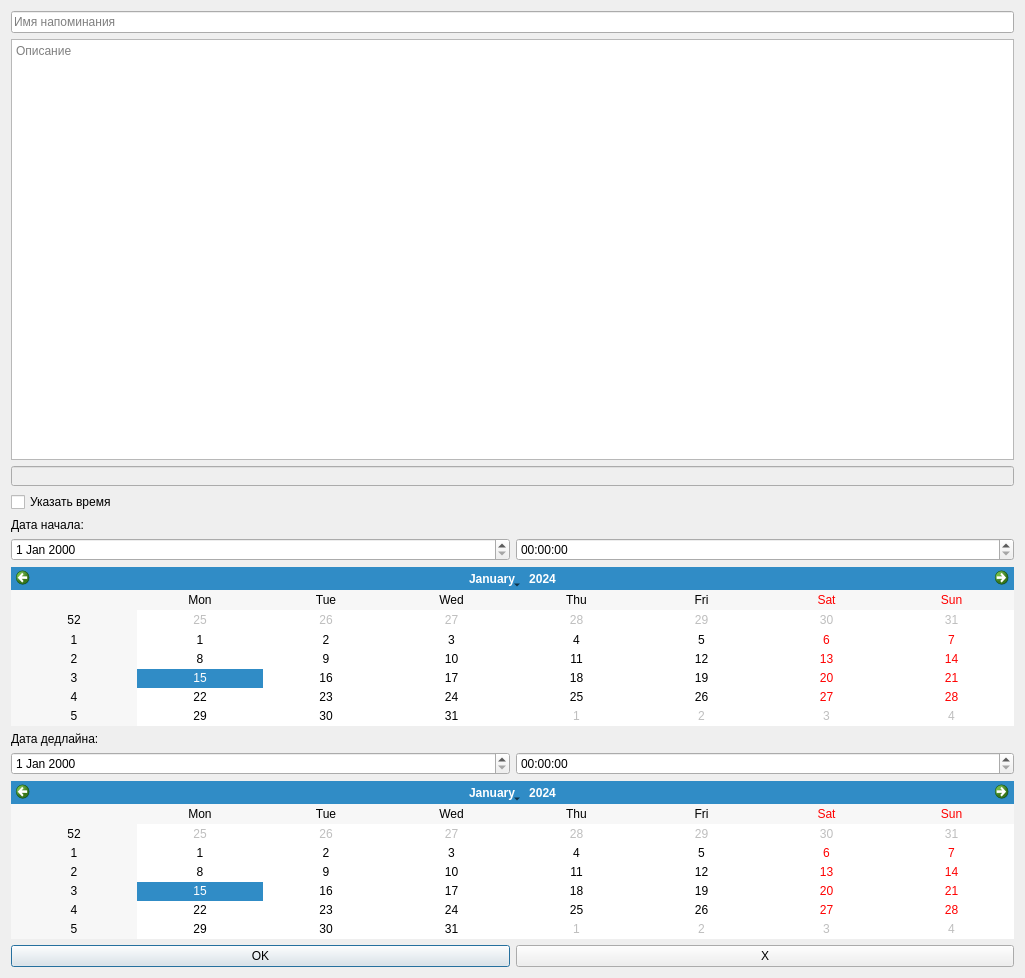
<?xml version="1.0" encoding="UTF-8"?>
<ui version="4.0">
 <class>DialogCreate</class>
 <widget class="QDialog" name="DialogCreate">
  <property name="geometry">
   <rect>
    <x>0</x>
    <y>0</y>
    <width>1025</width>
    <height>978</height>
   </rect>
  </property>
  <property name="windowTitle">
   <string>Создание уведомления</string>
  </property>
  <layout class="QVBoxLayout" name="verticalLayoutDialog">
   <item>
    <widget class="QLineEdit" name="NotificationNameLineEdit">
     <property name="placeholderText">
      <string>Имя напоминания</string>
     </property>
    </widget>
   </item>
   <item>
    <widget class="QTextEdit" name="NotificationDescriptionTextEdit">
     <property name="placeholderText">
      <string>Описание</string>
     </property>
    </widget>
   </item>
   <item>
    <widget class="QLineEdit" name="line_exeption">
     <property name="enabled">
      <bool>false</bool>
     </property>
     <property name="sizePolicy">
      <sizepolicy hsizetype="Expanding" vsizetype="MinimumExpanding">
       <horstretch>0</horstretch>
       <verstretch>0</verstretch>
      </sizepolicy>
     </property>
     <property name="maximumSize">
      <size>
       <width>16777215</width>
       <height>20</height>
      </size>
     </property>
    </widget>
   </item>
   <item>
    <widget class="QCheckBox" name="DatePickCheckBox">
     <property name="text">
      <string>Указать время</string>
     </property>
    </widget>
   </item>
   <item>
    <layout class="QVBoxLayout" name="DateLayout">
     <item>
      <layout class="QVBoxLayout" name="BeginDateLayout">
       <item>
        <widget class="QLabel" name="BeginLabel">
         <property name="text">
          <string>Дата начала:</string>
         </property>
        </widget>
       </item>
       <item>
        <layout class="QHBoxLayout" name="BeginDateOptionsLayout">
         <item>
          <widget class="QDateEdit" name="BeginDateEdit">
           <property name="calendarPopup">
            <bool>false</bool>
           </property>
          </widget>
         </item>
         <item>
          <widget class="QTimeEdit" name="BeginTimeEdit">
           <property name="calendarPopup">
            <bool>false</bool>
           </property>
          </widget>
         </item>
        </layout>
       </item>
       <item>
        <widget class="QCalendarWidget" name="BeginDateCalendar"/>
       </item>
      </layout>
     </item>
     <item>
      <layout class="QVBoxLayout" name="DeadlineDateLayout">
       <item>
        <widget class="QLabel" name="DeadLineLabel">
         <property name="text">
          <string>Дата дедлайна:</string>
         </property>
        </widget>
       </item>
       <item>
        <layout class="QHBoxLayout" name="DeadlineDateOptionsLayout">
         <item>
          <widget class="QDateEdit" name="DeadlineDateEdit">
           <property name="calendarPopup">
            <bool>false</bool>
           </property>
          </widget>
         </item>
         <item>
          <widget class="QTimeEdit" name="DeadlineTimeEdit">
           <property name="calendarPopup">
            <bool>false</bool>
           </property>
          </widget>
         </item>
        </layout>
       </item>
       <item>
        <widget class="QCalendarWidget" name="DeadlineDateCalendar"/>
       </item>
      </layout>
     </item>
    </layout>
   </item>
   <item>
    <layout class="QHBoxLayout" name="buttonsLayout">
     <item>
      <widget class="QPushButton" name="OkCreationPushButton">
       <property name="text">
        <string>OK</string>
       </property>
      </widget>
     </item>
     <item>
      <widget class="QPushButton" name="CancelCreationPushButton">
       <property name="text">
        <string>X</string>
       </property>
      </widget>
     </item>
    </layout>
   </item>
  </layout>
 </widget>
 <resources/>
 <connections/>
</ui>
